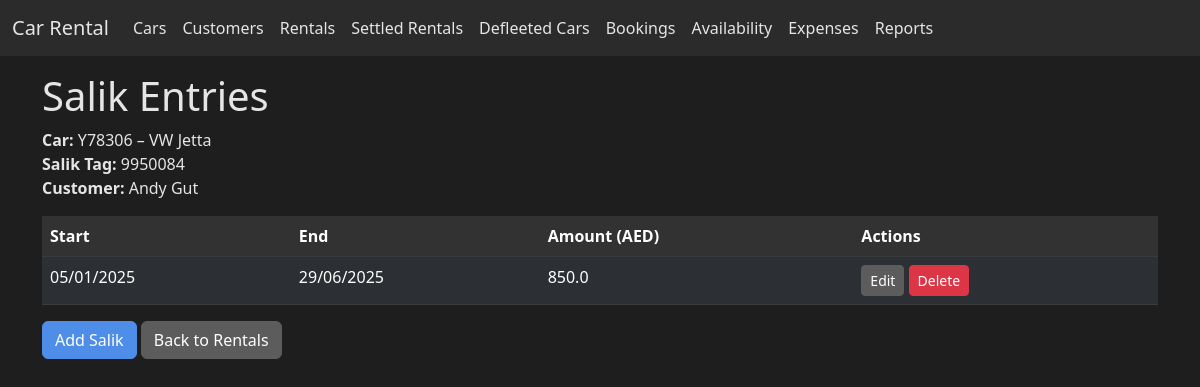
Page /salik/rental/2 on the committed database.
### app.py (models this page shows, shortened)
class Car(db.Model):
    id = db.Column(db.Integer, primary_key=True)
    model = db.Column(db.String(120), nullable=False)
    model_year = db.Column(db.Integer)
    licence_plate = db.Column(db.String(20), unique=True)
    colour = db.Column(db.String(50))
    mileage_at_purchase = db.Column(db.Integer)
    purchase_price = db.Column(db.Float)
    initial_investment = db.Column(db.Float)
    salik_tag = db.Column(db.String(50))
    registration_date = db.Column(db.Date)
    tracker_installed = db.Column(db.Boolean, default=False)
    passing_cost = db.Column(db.Float)
    registration_cost = db.Column(db.Float)
    insurance_cost = db.Column(db.Float)
    planned_rent = db.Column(db.Float)
    rentals = db.relationship('Rental', back_populates='car')
    expenses = db.relationship('Expense', back_populates='car')
    fines = db.relationship('Fine', back_populates='car')
    damages = db.relationship('Damage', back_populates='car')

class Customer(db.Model):
    id = db.Column(db.Integer, primary_key=True)
    name = db.Column(db.String(120), nullable=False)
    phone = db.Column(db.String(50))
    address = db.Column(db.Text)
    passport_file = db.Column(db.String(200))  # filename of uploaded passport
    license_file = db.Column(db.String(200))   # filename of uploaded licence
    rentals = db.relationship('Rental', back_populates='customer')
    fines = db.relationship('Fine', back_populates='customer')
    damages = db.relationship('Damage', back_populates='customer')

class Salik(db.Model):
    id = db.Column(db.Integer, primary_key=True)
    car_id = db.Column(db.Integer, db.ForeignKey('car.id'), nullable=False)
    rental_id = db.Column(db.Integer, db.ForeignKey('rental.id'), nullable=False)
    start_date = db.Column(db.Date, nullable=False)
    end_date = db.Column(db.Date, nullable=False)
    amount = db.Column(db.Float, nullable=False)
    paid = db.Column(db.Boolean, default=False)
    settled_via = db.Column(db.String(50))
    car = db.relationship('Car', backref=db.backref('salik', lazy=True))
    rental = db.relationship('Rental', backref=db.backref('salik_entries', lazy=True))

### app.py (the view)
@app.route('/salik/rental/<int:rental_id>')
def list_salik_for_rental(rental_id: int):
    rental = Rental.query.get_or_404(rental_id)
    entries = rental.salik_entries
    return render_template('salik_list.html', rental=rental, entries=entries)

### templates/salik_list.html (shortened to what this page needs)
{% extends 'base.html' %}
{% block content %}
<h1>Salik Entries</h1>
<p><strong>Car:</strong> {{ rental.car.licence_plate }} – {{ rental.car.model }}<br>
<strong>Salik Tag:</strong> {{ rental.car.salik_tag or 'N/A' }}<br>
<strong>Customer:</strong> {{ rental.customer.name }}</p>
<table class="table table-dark table-striped">
  <thead><tr><th>Start</th><th>End</th><th>Amount (AED)</th><th>Actions</th></tr></thead>
  <tbody>
    {% for entry in entries %}
    <tr>
      <td>{{ entry.start_date.strftime('%d/%m/%Y') }}</td>
      <td>{{ entry.end_date.strftime('%d/%m/%Y') }}</td>
      <td>{{ entry.amount }}</td>
      <td>
        <a href="{{ url_for('edit_salik', salik_id=entry.id) }}" class="btn btn-sm btn-secondary">Edit</a>
        <form action="{{ url_for('delete_salik', salik_id=entry.id) }}" method="post" style="display:inline">
          <button type="submit" class="btn btn-sm btn-danger" onclick="return confirm('Delete this salik entry?');">Delete</button>
        </form>
      </td>
    </tr>
    {% endfor %}
  </tbody>
</table>
<a href="{{ url_for('add_salik', rental_id=rental.id) }}" class="btn btn-primary">Add Salik</a>
<a href="{{ url_for('list_rentals') }}" class="btn btn-secondary">Back to Rentals</a>
{% endblock %}

### static/style.css (style rules this page uses)
body { background-color: #1e1e1e; color: #e5e5e5; }
a { color: #6ab7ff; }
.table { color: #e5e5e5; }
.table th { background-color: #323232; color: #ffffff; }
.table-striped tbody tr:nth-of-type(odd) { background-color: #2a2a2a; }
.btn-primary { background-color: #4e8ee8; border-color: #4e8ee8; }
.btn-secondary { background-color: #5c5c5c; border-color: #5c5c5c; }
.btn-danger { background-color: #dc3545; border-color: #dc3545; color: #ffffff; }

### rows in the picture
Car: car.licence_plate "Y78306", car.model "VW Jetta", car "9950084"
Customer: customer.name "Andy Gut"
Salik: start_date "05/01/2025", end_date "29/06/2025", amount "850.0"
